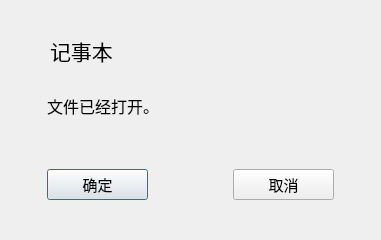
<?xml version="1.0" encoding="UTF-8"?>
<ui version="4.0">
 <class>DialogCrtInf</class>
 <widget class="QDialog" name="DialogCrtInf">
  <property name="geometry">
   <rect>
    <x>0</x>
    <y>0</y>
    <width>381</width>
    <height>240</height>
   </rect>
  </property>
  <property name="font">
   <font>
    <pointsize>12</pointsize>
   </font>
  </property>
  <property name="windowTitle">
   <string>Dialog</string>
  </property>
  <widget class="QPushButton" name="btnYes">
   <property name="geometry">
    <rect>
     <x>47</x>
     <y>169</y>
     <width>101</width>
     <height>31</height>
    </rect>
   </property>
   <property name="minimumSize">
    <size>
     <width>101</width>
     <height>31</height>
    </size>
   </property>
   <property name="maximumSize">
    <size>
     <width>101</width>
     <height>31</height>
    </size>
   </property>
   <property name="font">
    <font>
     <pointsize>11</pointsize>
    </font>
   </property>
   <property name="cursor">
    <cursorShape>ArrowCursor</cursorShape>
   </property>
   <property name="text">
    <string>确定</string>
   </property>
  </widget>
  <widget class="QPushButton" name="btnNo">
   <property name="geometry">
    <rect>
     <x>233</x>
     <y>169</y>
     <width>101</width>
     <height>31</height>
    </rect>
   </property>
   <property name="minimumSize">
    <size>
     <width>101</width>
     <height>31</height>
    </size>
   </property>
   <property name="maximumSize">
    <size>
     <width>101</width>
     <height>31</height>
    </size>
   </property>
   <property name="font">
    <font>
     <pointsize>11</pointsize>
    </font>
   </property>
   <property name="text">
    <string>取消</string>
   </property>
  </widget>
  <widget class="QLabel" name="labTitle">
   <property name="geometry">
    <rect>
     <x>50</x>
     <y>30</y>
     <width>291</width>
     <height>41</height>
    </rect>
   </property>
   <property name="minimumSize">
    <size>
     <width>291</width>
     <height>41</height>
    </size>
   </property>
   <property name="maximumSize">
    <size>
     <width>291</width>
     <height>41</height>
    </size>
   </property>
   <property name="font">
    <font>
     <pointsize>16</pointsize>
    </font>
   </property>
   <property name="text">
    <string>记事本</string>
   </property>
  </widget>
  <widget class="QLabel" name="label_2">
   <property name="geometry">
    <rect>
     <x>47</x>
     <y>60</y>
     <width>291</width>
     <height>91</height>
    </rect>
   </property>
   <property name="font">
    <font>
     <pointsize>12</pointsize>
    </font>
   </property>
   <property name="text">
    <string>文件已经打开。</string>
   </property>
  </widget>
 </widget>
 <resources/>
 <connections>
  <connection>
   <sender>btnYes</sender>
   <signal>clicked()</signal>
   <receiver>DialogCrtInf</receiver>
   <slot>accept()</slot>
   <hints>
    <hint type="sourcelabel">
     <x>90</x>
     <y>185</y>
    </hint>
    <hint type="destinationlabel">
     <x>190</x>
     <y>119</y>
    </hint>
   </hints>
  </connection>
  <connection>
   <sender>btnNo</sender>
   <signal>clicked()</signal>
   <receiver>DialogCrtInf</receiver>
   <slot>reject()</slot>
   <hints>
    <hint type="sourcelabel">
     <x>300</x>
     <y>185</y>
    </hint>
    <hint type="destinationlabel">
     <x>190</x>
     <y>119</y>
    </hint>
   </hints>
  </connection>
 </connections>
</ui>
